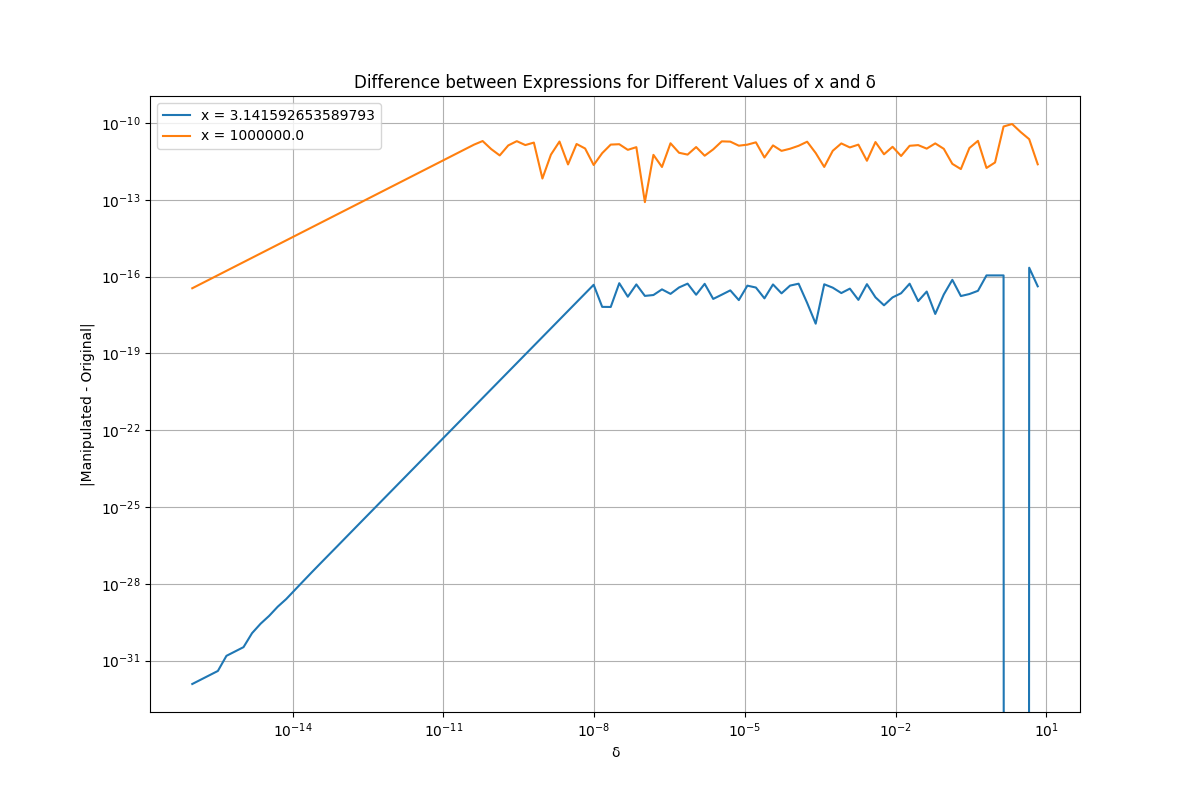

Recreate this plot in Python.
import numpy as np
import matplotlib.pyplot as plt

# Function to compute the manipulated expression: -2*sin(x + delta/2)*sin(delta/2)
def manipulated_expression(x, delta):
    return -2 * np.sin(x + delta/2) * np.sin(delta/2)

# Function to compute cos(x + delta) - cos(x)
def original_expression(x, delta):
    return np.cos(x + delta) - np.cos(x)

# Values of x
x_values = [np.pi, 1e6]

# delta between 10^{-16} to 1 using logspace
delta_values = np.logspace(-16, 0, endpoint=False, num=100)

# Plotting
plt.figure(figsize=(12, 8))

# Calculating the differences
for x in x_values:
    differences = np.abs(manipulated_expression(x, delta_values) - original_expression(x, delta_values))
    plt.loglog(delta_values, differences, label=f'x = {x}')

plt.title('Difference between Expressions for Different Values of x and δ')
plt.xlabel('δ')
plt.ylabel('|Manipulated - Original|')
plt.legend()
plt.grid(True)
plt.savefig('Q5b.png')
plt.show()
